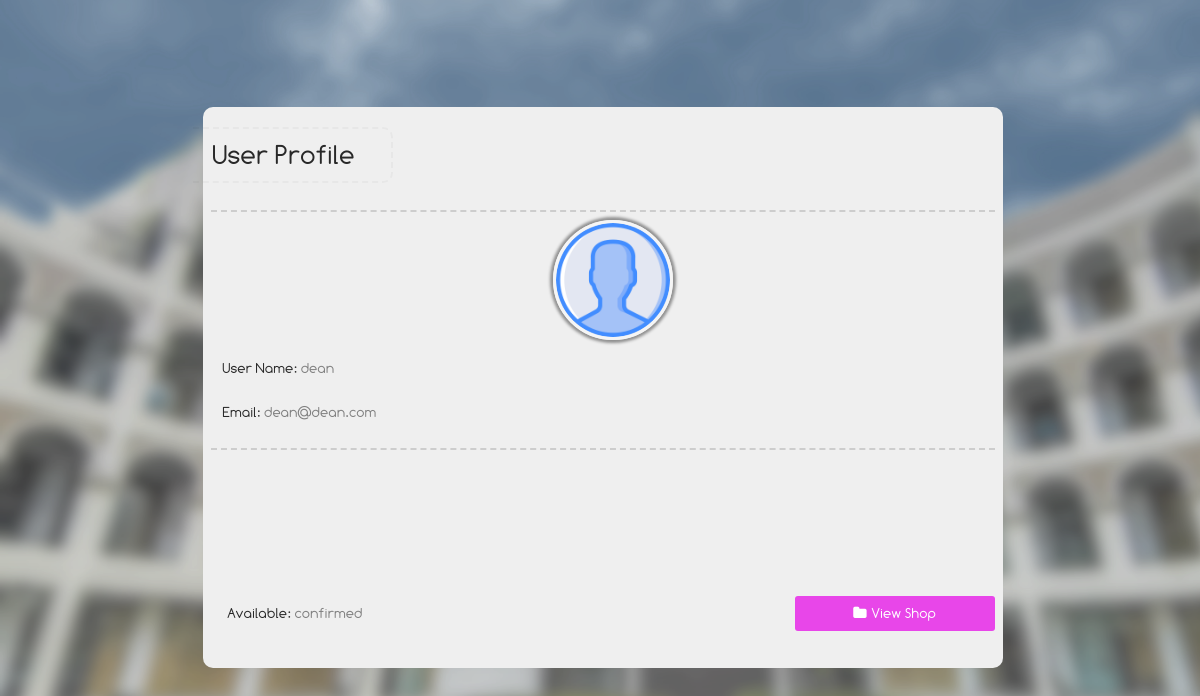
/user_profile?u_id=4 (signed in), run on an earlier commit of the app's database.
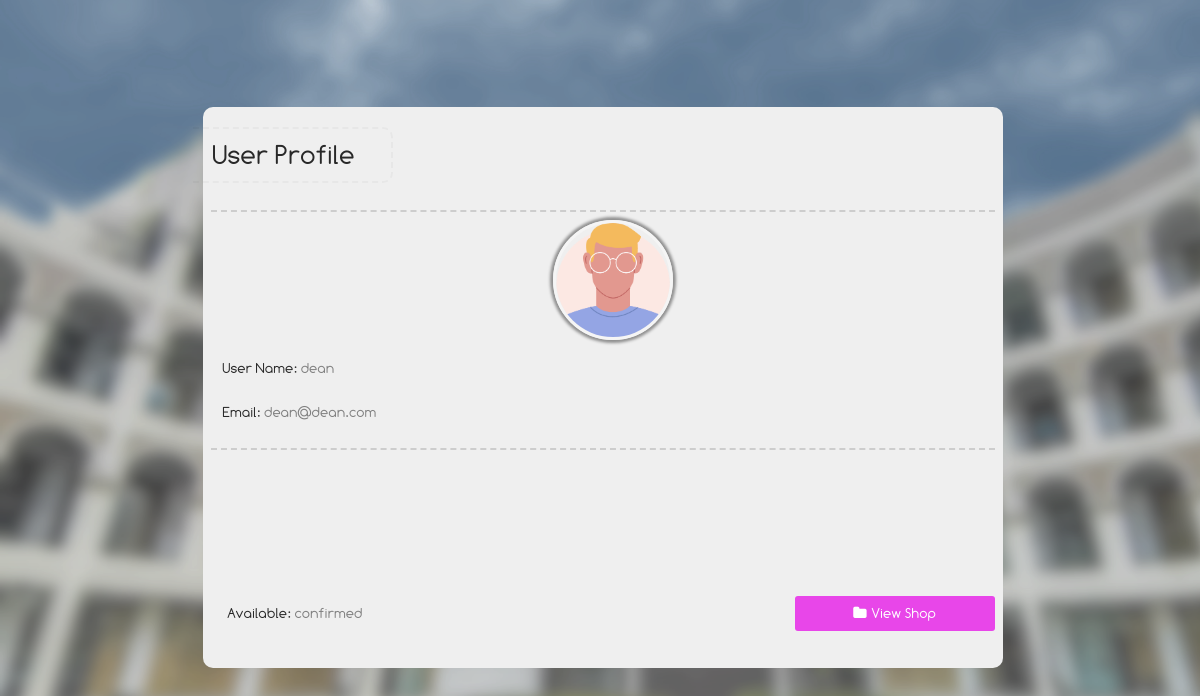
And on a later commit of the database.
### website/models.py (models this page shows, shortened)
class Users(db.Model, UserMixin):
    user_id = db.Column(db.Integer, primary_key=True)
    username = db.Column(db.String(50))
    email = db.Column(db.String(150), unique=True)
    password = db.Column(db.String(150))
    status = db.Column(db.String(50))
    avatar = db.Column(db.String(50))
    type = db.Column(db.Integer, db.ForeignKey('user_type.type_id'))
    misc = db.Column(db.String(1024))
    department_id = db.Column(db.Integer, db.ForeignKey('department.id'))
    college_id = db.Column(db.Integer, db.ForeignKey('college.id'))
    date = db.Column(db.DateTime(timezone=True), default=manila_time)

### website/user_control.py (the view)
@user_control.route('/user_profile', methods=['GET', 'POST'])
@login_required
def show_user_profile():
    user_id = request.args.get('u_id')
    if user_id is None:
        user_id = ''
    user = Users.query.filter_by(user_id=user_id).first()
    if user:
        return render_template("profile.html", user=user, page='user_profile')
    else:
        flash("User not Found!", category='warning')
        return redirect(url_for('views.home'))

### website/templates/profile.html (shortened to what this page needs)
{% extends "base_headless.html" %}
{% block extra_css %}
<link id='maine' rel="stylesheet" href="{{ url_for('static', filename='css/profile_page.css') }}">
{% endblock %}
{% block contents %}
<div class="profile_page_main_con">
{% if page == 'user_profile' %}
	<div class="profile_page_con primary_background primary_color " style=''>
		<div class="profile_title">
			<div>User Profile</div>
		</div>
		<hr class='line_2'>
		<div class="profile_details">
			<div class='avatar_con'> <img class='avatar_' src="{{ url_for('static', filename='images/'+user.avatar+'.png') }}" /></div>
		</div>
		<div class="profile_details">
			<p><span>User Name: </span> <span class="grayed_out" id="username">{{ user.username }}</span></p>
			<p><span>Email: </span> <span class="grayed_out">{{ user.email }}</span></p>
		</div>
			<hr class='line_2'>
	<div class="pro_button_kon">
	</div>
	<div class="pro_button_kon">
			<div class="profile_details">
						<p><span>Available: </span> <span class="grayed_out">{{ user.status }} </span></p>
			</div>
		<div class="pro_button_ gal_button" onclick="go_to('/user_gallery?profile_id={{ user.id }}')">
			<span class="fa fa-folder"></span> <span>View Shop</span>
		</div>
	</div>
	</div>
{% endif %}
</div>
{% endblock %}

### website/templates/base_headless.html (shortened to what this page needs)
<!DOCTYPE html>
<html lang="en">
<head>
	<link rel="stylesheet" href="{{ url_for('static', filename='css/main.css') }}">
	<link rel="stylesheet" href="{{ url_for('static', filename='css/animate.min.css') }}">
	<link rel="stylesheet" href="{{ url_for('static', filename='css/custom_contextmenu.css') }}">
	<link rel="stylesheet" href="{{ url_for('static', filename='css/modal_styles.css') }}">
	<link rel="stylesheet" href="{{ url_for('static', filename='css/modal_views.css') }}">
	<link rel="stylesheet" href="{{ url_for('static', filename='css/daimofuu_buttons.css') }}">
	<link rel="stylesheet" href="{{ url_for('static', filename='css/daimofuu_textfield.css') }}">
	<link rel="stylesheet" href="{{ url_for('static', filename='css/typography.css') }}">
	{% block extra_css %} {% endblock %}
	<link id='' rel="stylesheet" href="{{ url_for('static', filename='css/loader.css') }}">
	{% if get_theme() == 'dark' %}
	<link  id='theme' rel="stylesheet" href="{{ url_for('static', filename='css/coloring_dark.css') }}">
	{% else %}
	<link  id='theme' rel="stylesheet" href="{{ url_for('static', filename='css/coloring.css') }}">
	{% endif %}
	<link rel="stylesheet" href="{{ url_for('static', filename='css/font-awesome.css') }}">
</head>
<body class="primary_background primary_color" id="main_body">
{% block contents %}
{%endblock%}
</body>
</html>

### website/static/css/main.css (style rules this page uses)
body { margin:0; font-family:Comfortaa; min-height:100%; padding:0px; color:white; }
.line_2 { width:98%; border:none; border-bottom:dashed rgba(70,70,70,0.2) 2px; }

### website/static/css/typography.css (style rules this page uses)
body, html { font-family:Gotham Rounded; }

### website/static/css/profile_page.css (style rules this page uses)
.profile_page_main_con { box-sizing:border-box; width:100%; height:auto; min-height:100vh; position:relative; background:rgba(230,230,230,0.2); padding:20px; padding-left:25px; padding-bottom:45px; display:flex; justify-content:center; flex-direction:column; align-items:center; font-family:Comfortaa; }
.profile_page_main_con > * { box-sizing:border-box; }
#main_body { background-color:var(--primary_background_darker); background-image:var(--bg_src); background-size:cover; background-attachment:fixed; transition:0.2s; -webkit-transition:0.2s; }
.profile_page_con { width:100%; max-width:800px; min-height:300px; border-right: 25px solid rgba(0,20,210,1); border-radius:10px; display:flex; align-items:center; justify-content:center; flex-direction:column; position:relative; }
.pro_button_kon { box-sizing:border-box; width:100%; display:flex; padding:5px; justify-content:left; align-items:center; min-height:100px; }
.pro_button_ { width:100%; max-width:200px; height:35px; margin:3px; border-radius:3px; display:flex; font-size:0.9em; gap:5px; align-items:center; justify-content:center; padding:5px; text-align:center; color:white; cursor:pointer; user-select:none; flex-direction:row; -webkit-transition:0.3s; transition:0.3s; }
.grayed_out { color:gray; }
.gal_button { background:rgba(232,70,233,1); }
.profile_title { width:100%; min-height:35px; box-sizing:border-box; margin-top:30px; margin-bottom:30px; position:relative; top:0; left:0; right:0; display:flex; align-items:center; padding-left:20px; font-size:1.7em; }
.profile_title > div { width:100%; color:var(--primary_color); max-width:200px; padding:10px; position:absolute; left:0; border-radius:0px 10px 10px 0px; border:2px dashed rgba(0,0,0,0.03) ; border-left:0px; padding-left:20px; transform:translateX(-10px); }
.profile_details { width:100%; min-height:100px; box-sizing:border-box; position:relative; bottom:0; left:0; right:0; display:flex; flex-direction:column; justify-content:center; align-items:left; padding-left:20px; font-size:0.9em; }
.line_2 { width:98%; border:none; border-bottom:dashed rgba(70,70,70,0.2) 2px; }
.avatar_con { width:120px; height:120px; overflow:hidden; box-sizing:border-box; border:solid rgba(245,245,245,1) 3px; box-shadow:0px 0px 3px 3px rgba(0,0,0,0.4); border-radius:100%; margin:0px auto; }
.avatar_ { width:100%; box-sizing:border-box; height:auto; }

### website/static/css/loader.css (style rules this page uses)
* { box-sizing:border-box; }

### website/static/css/coloring.css (style rules this page uses)
:root { --primary_background: #efefef; --primary_background_faded: #efefef35; --primary_background_darker: #e3e3e3; --primary_color: rgba(40,40,40,1); --primary_color_faded: rgba(40,40,40,0.6); --primary_color_invert: rgba(254,254,255,1); --secondary_color: #86b7fe; --secondary_color_faded: #86b7fe88; --secondary_color_darker: #19237b; --third_color_faded: rgba(24,24,24,0.30); --third_much_faded: rgba(24,24,24,0.05); --secondary_background: #202d9d; --accent_color:#D6BC3D; --error_color: #e91e63; --secondary_color_faded1: #ffbe4560; --secondary_color_faded2: #61ff5c60; --failed_color_faded: #e91e63a0; --bg_src: url('../images/bg_2.png'); }
.primary_color::placeholder { color: var(--primary_color); opacity: 0.6; }
.primary_color { color: var(--primary_color)!important; }
.primary_background { background-color:var(--primary_background); }
.profile_page_con { border-right:var(--secondary_background); }

What changed in the data, as far as the page shows it:
changed Users "dean": avatar: picture added in place of a placeholder
